Frame 1 (no input): blank canvas, image omitted
Frame 60 (the mouse pressed at the canvas centre just before this capture): blank canvas, image omitted
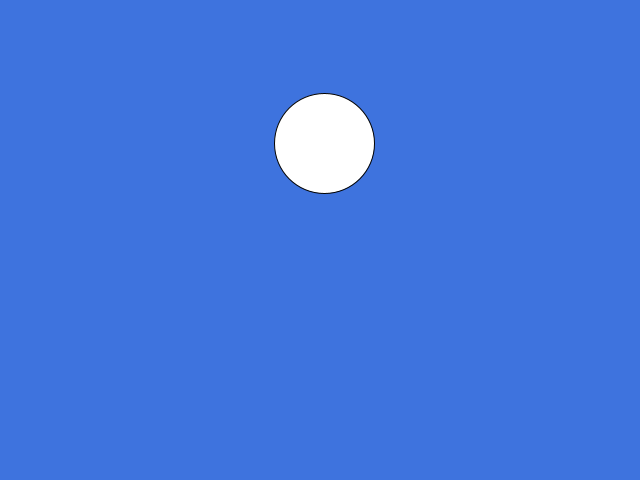
Frame 120 (the mouse held since frame 60 and released just before this capture)

The Processing sketch whose frames 1 and 60 were blank and that drew this single picture after the mouse press (run headless with seeded random() and noise(); from frame 60 on, the mouse is pressed at the canvas centre):

// Processing sketch: globos
// ── globos.pde
class Globo
{
  float x, y,vx,vy;
  Globo (float _x, float _y)
  {
   x=_x;
   y=_y; 
   vx=random(-0.25,0.25);
   vy=random(-2,-0.5);
  }

  void update()
  {
    y+=vy;
    x+=vx;
  }

  void dibujate()
  {
      ellipse(x,y,100,100);
  }
  
}

ArrayList<Globo> globos;


void setup()
{
  size(640,480);
  globos = new ArrayList<Globo>();  
}

void draw()
{
  background(#3E73DE);
  for(int i=0;i<globos.size();i++)
  {
    globos.get(i).update();
    globos.get(i).dibujate();
  }
}

void mousePressed()
{
  globos.add(new Globo(mouseX,mouseY));
}
